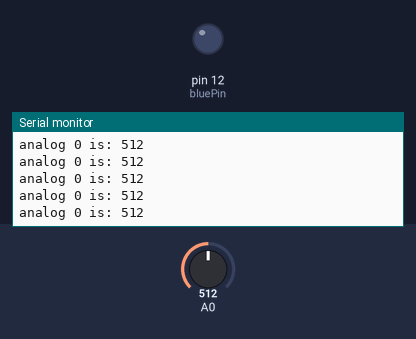
Bench run of a sketch on a simulated Arduino Uno, built with avr-gcc and run on an emulated ATmega328P. On the bench: output pins drawn as LEDs (lit = HIGH), the last lines printed to the serial monitor. The test bench sets the inputs (shaded band); at power-on: A0 = 512.

Above: at 1.2 s.
1.3 s: A0 set to 1008
At 1.7 s:
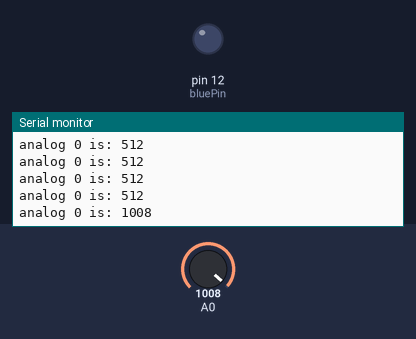
4.3 s: A0 set to 1023
At 4.72 s:
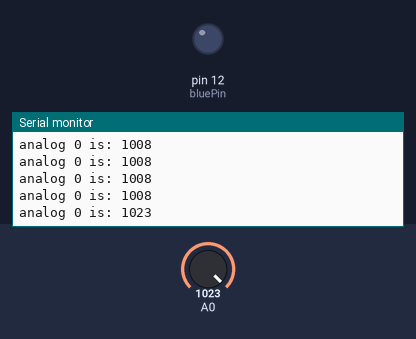
7.3 s: A0 set to 900
At 7.48 s:
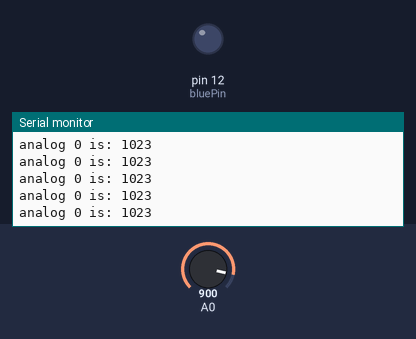
Timing chart, 0 to 10.3 s (numbered marks = the images above; inputs shaded):
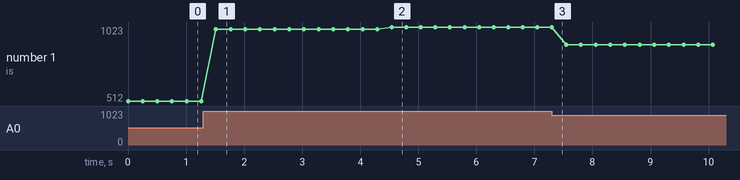

Measured:
- after the input at 1.3 s, the serial monitor: prints a new line after 0.21 s (image 1)
- after the input at 4.3 s, the serial monitor: prints a new line after 0.24 s (image 2)
- plotted number 1: 512 → 1008 after the input at 1.3 s, 1008 → 1023 after the input at 4.3 s, 1023 → 900 after the input at 7.3 s

The sketch:

2ms_pulse.ino
```cpp
int bluePin =12;

void setup()
{
  Serial.begin(38400);
  pinMode(bluePin, OUTPUT);
}

int val;

void loop()
{
  val = analogRead(0);
  Serial.print("analog 0 is: ");
  Serial.println(val);
  delay(250);

  if (val != 1023){
    digitalWrite(bluePin, HIGH);
    delay(2);
    digitalWrite(bluePin, LOW);
//    delay(2);
  }
}
```
